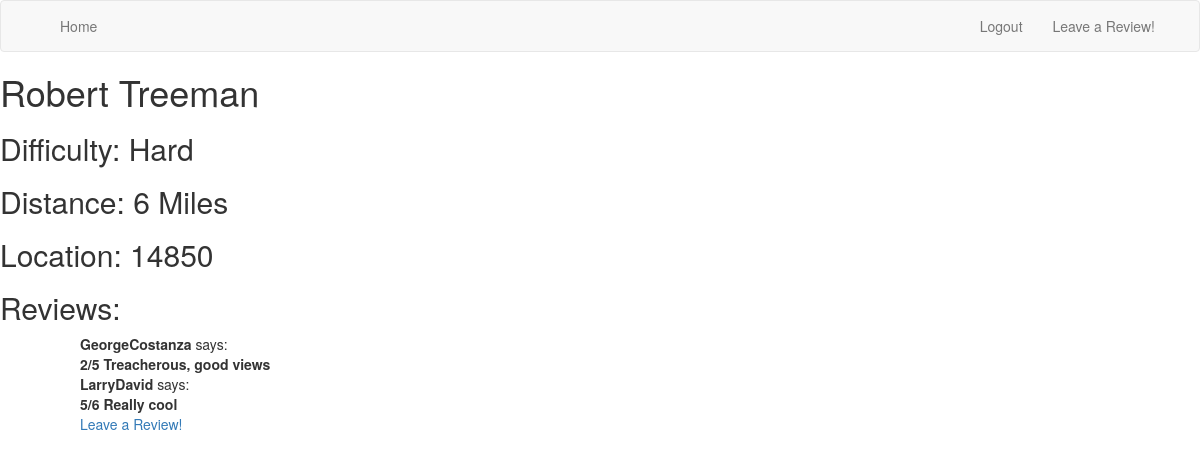
Screenshot of /trailAndReview/Robert Treeman (signed in) with the database file from the repository.
### app/models.py (models this page shows, shortened)
class Trail(db.Model):
    id = db.Column(db.Integer, primary_key=True)
    name = db.Column(db.String(64), index=True, unique=True)
    distance = db.Column(db.String(64), index=True)
    difficulty = db.Column(db.String(64), index=True)
    location = db.Column(db.String(64), index=True)
    t2rs = db.relationship('TrailToReview', backref='trail', lazy='dynamic')

class TrailToReview(db.Model):
    id = db.Column(db.Integer, primary_key=True)
    trail_id = db.Column(db.Integer, db.ForeignKey('trail.id'))
    review_id = db.Column(db.Integer, db.ForeignKey('review.id'))

class User(UserMixin, db.Model):
    id = db.Column(db.Integer, primary_key=True)
    username = db.Column(db.String(64), index=True, unique=True)
    email = db.Column(db.String(120), index=True, unique=True)
    password_hash = db.Column(db.String(128))
    reviews = db.relationship('Review', backref='user', lazy='dynamic')

class Review(db.Model):
    id = db.Column(db.Integer, primary_key=True)
    userID = db.Column(db.Integer, db.ForeignKey('user.id'))
    rating = db.Column(db.String(16))
    description = db.Column(db.String(256))
    t2rs = db.relationship('TrailToReview', backref='review', lazy='dynamic')

### app/routes.py (the view)
@app.route('/trailAndReview/<name>')
def trail(name):
    trail = Trail.query.filter(Trail.name == name).first()
    return render_template('trailAndReview.html', trail=trail)

### app/models.py (called while the page is built)
@login.user_loader
def load_user(id):
    return User.query.get(int(id))

### app/templates/trailAndReview.html (shortened to what this page needs)
{% extends 'base.html' %}
{%  block content %}
<html lang="en">
<head>
</head>
<body>
<h1>{{ trail.name }}</h1>
<h2> Difficulty: {{ trail.difficulty }}</h2>
<h2>Distance: {{ trail.distance }}</h2>
<h2>Location: {{trail.location}}</h2>
<h2>Reviews:</h2>
<ul>
     {% for t2r in trail.t2rs %}
         <ul>
             <b>{{t2r.review.user.username}}</b>
             says:
             <br>
             <b>{{t2r.review.rating}}</b>
            <b>{{ t2r.review.description }}</b>
         </ul>
     {% endfor %}
    <ul><a href="{{ url_for('trailreview',name=trail.name) }}">Leave a Review!</a></ul>
</ul>
</body>
</html>
{% endblock %}

### rows the page displays
Trail: name "Robert Treeman", difficulty "Hard", distance "6 Miles", location "14850"
TrailToReview: review.user.username "GeorgeCostanza", review.rating "2/5", review.description "Treacherous, good views"
TrailToReview: review.user.username "LarryDavid", review.rating "5/6", review.description "Really cool"
